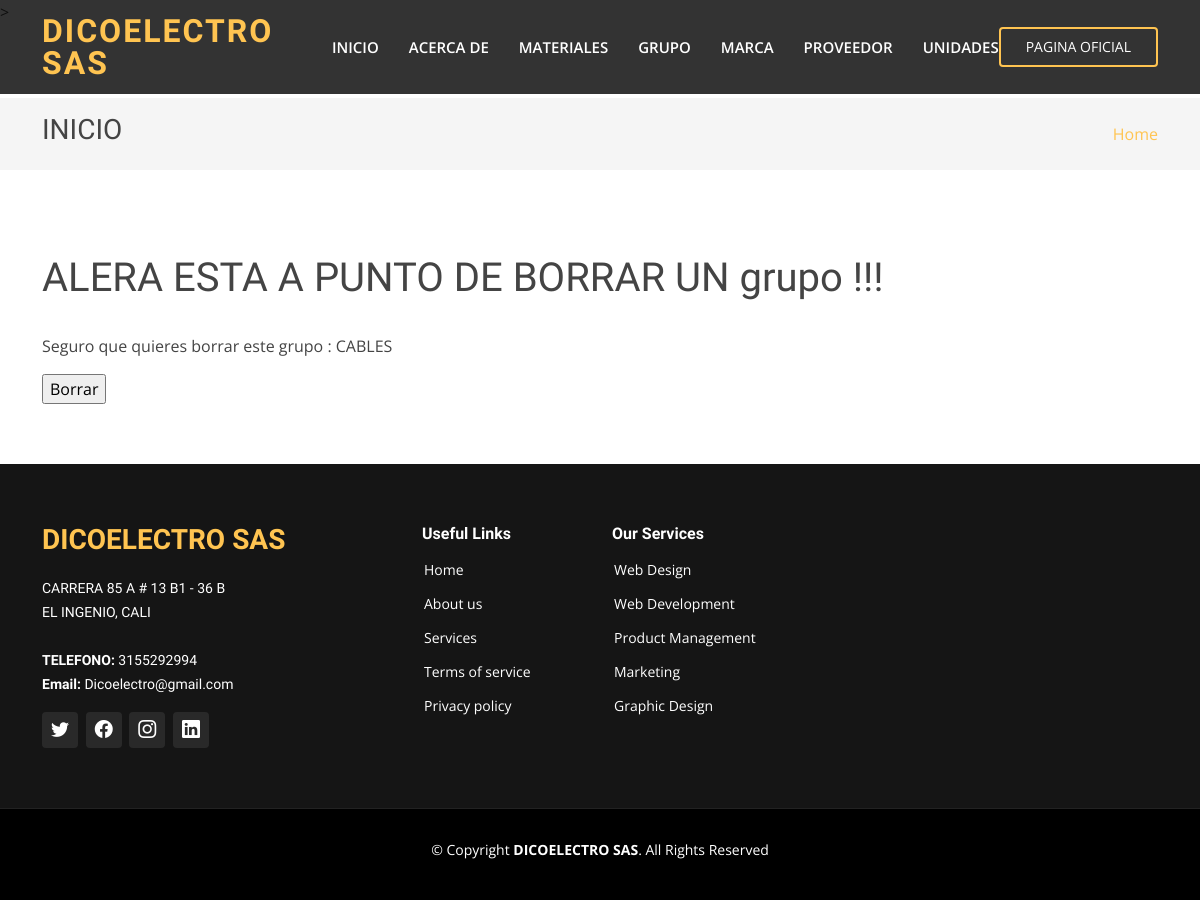
Page /grupo/eliminar/4 on the earlier database version.
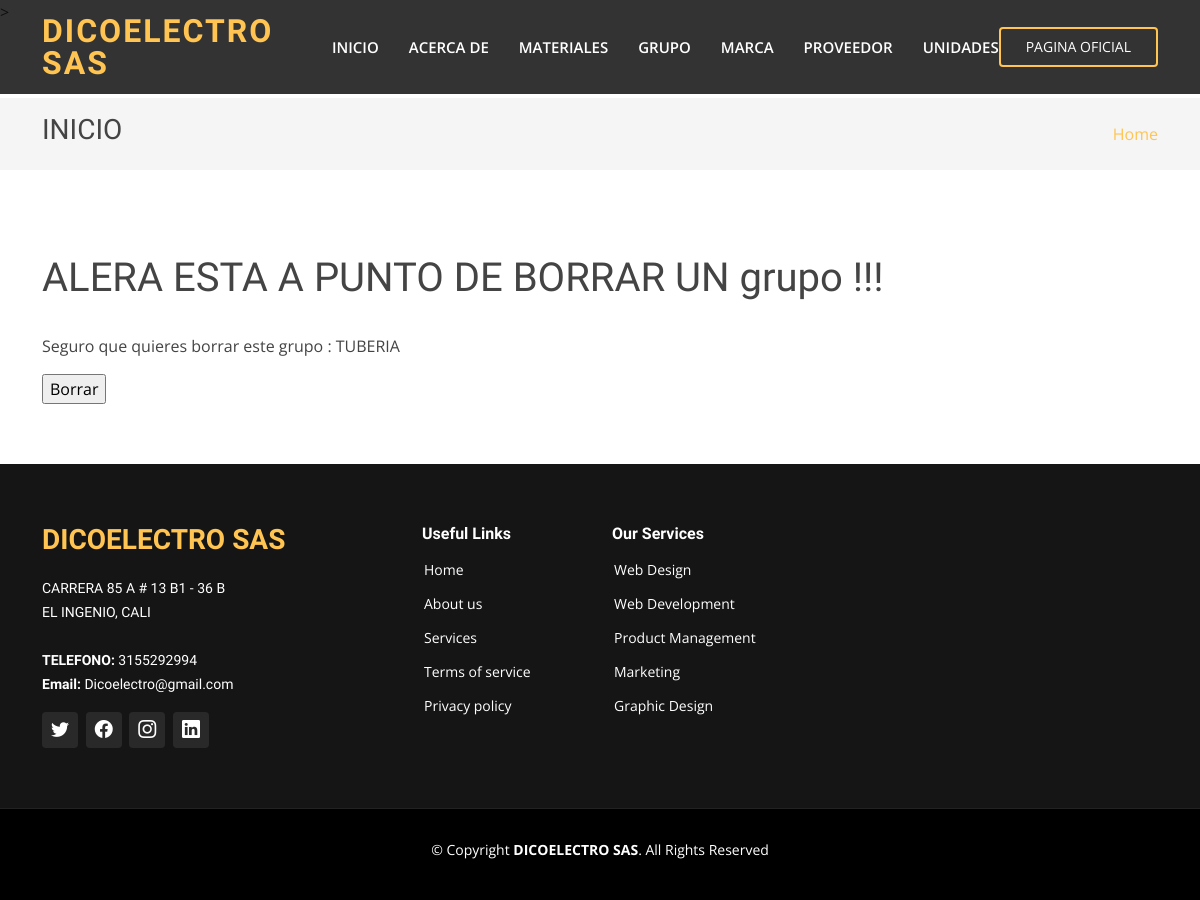
Same page on the later database version.
### webapp/models.py (models this page shows, shortened)
class Grupo(models.Model):
    categoria = models.CharField(max_length=50, unique=True)
    class Meta:
        verbose_name_plural = "grupos"

### webapp/views.py (the view)
# urls.py: path("grupo/eliminar/<int:id>", views.eliminar_grupo, name="eliminar-grupo"),
def eliminar_grupo(request, id):
    grupo = Grupo.objects.get(id=id)  # we need this for both GET and POST
    if request.method == 'POST':
        try:
            grupo.delete()
        except ProtectedError:
            return HttpResponseRedirect("cant-erase")
        return redirect('listar-grupo')
    return render(request,
                    'grupo/confirm_delete.html',
                    {'grupo': grupo})

### webapp/templates/grupo/confirm_delete.html (shortened to what this page needs)
{% extends "webapp/base.html" %}
{% load static %}
{% block content %}
    <section class="breadcrumbs">
      <div class="container">
        <div class="d-flex justify-content-between align-items-center">
          <h2>INICIO</h2>
          <ol>
            <li><a href="{% url 'inicio' %}">Home</a></li>
          </ol>
        </div>
      </div>
    </section>
    <section class="inner-page">
      <div class="container">
        <h1>ALERA ESTA A PUNTO DE BORRAR UN grupo !!!</h1>
        <p>Seguro que quieres borrar este grupo :  {{ grupo.categoria }}</p>
        <form action="" method="post">
            <input type="submit" value="Borrar">
            </form>
      </div>
    </section>
  {% endblock %}

Differences in the rows shown:
changed Grupo: categoria "CABLES" → "TUBERIA"
